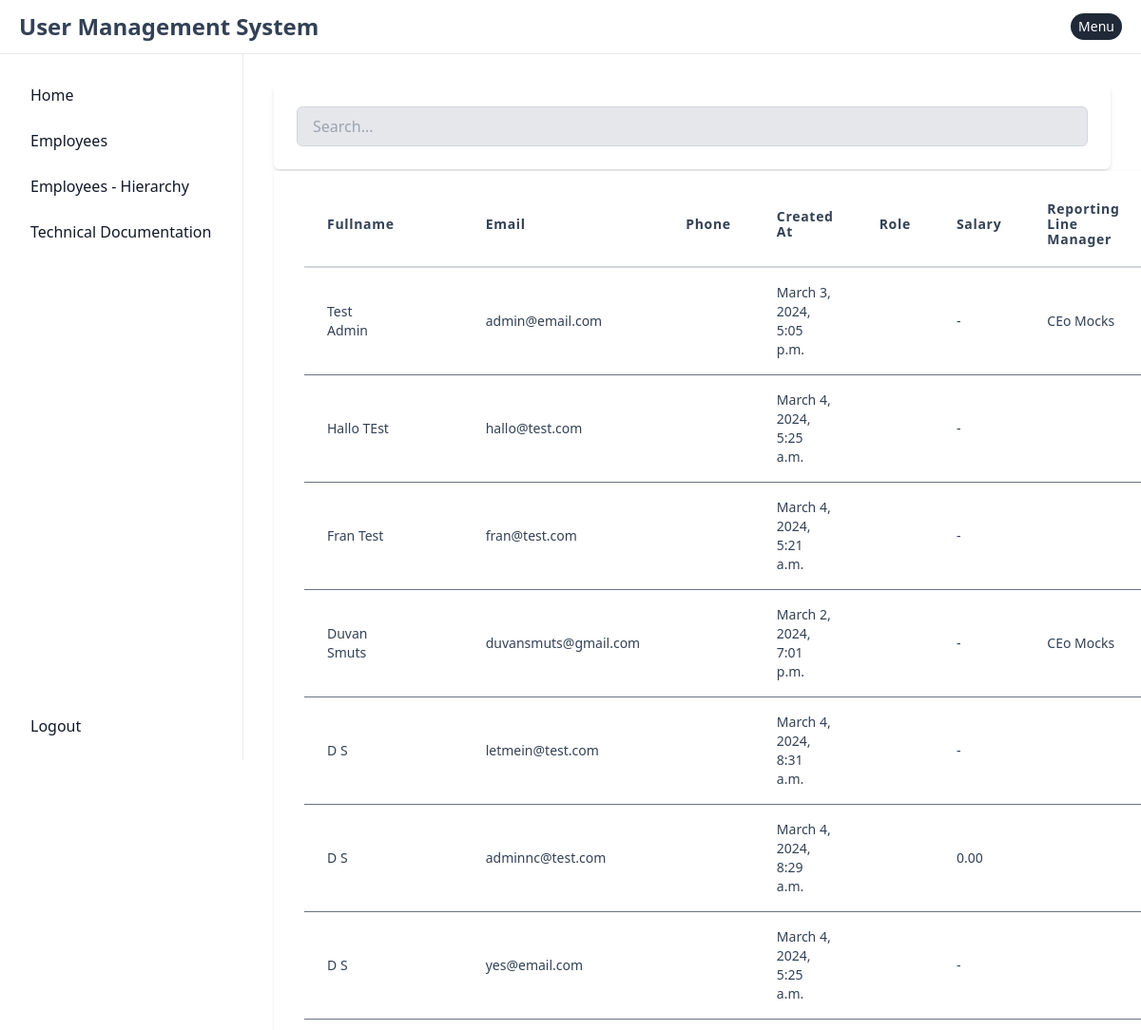
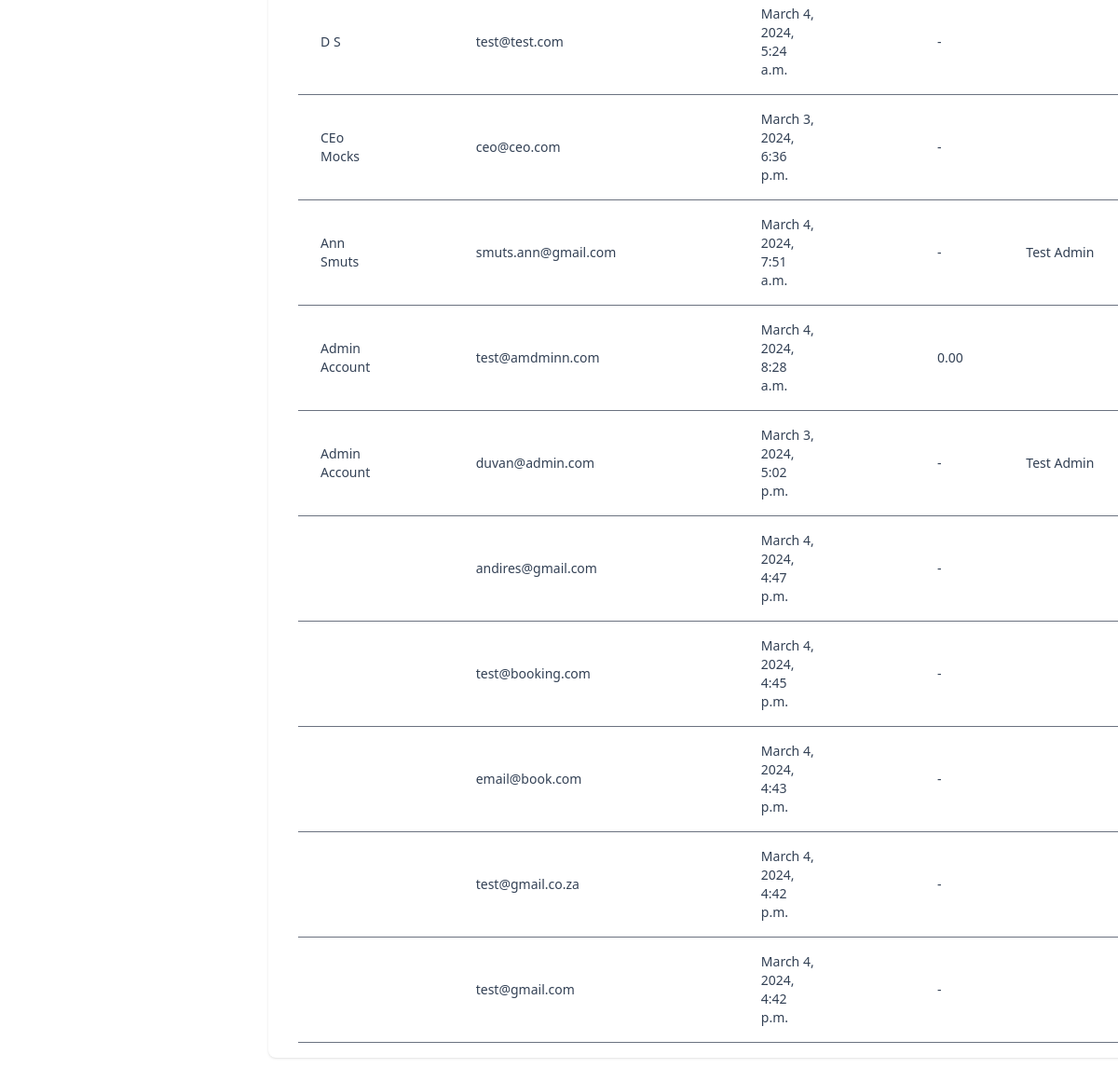
The app's page /user/list_user/ (signed in) with its own data (2 pictures, top to bottom).
### apps/admin/user/models.py (models this page shows, shortened)
class User(AuditFields, AbstractBaseUser, PermissionsMixin):
    reporting_line_manager = models.ForeignKey('self', on_delete=models.SET_NULL, null=True, blank=True, related_name='reports_to')
    email                  = models.EmailField(unique=True)
    first_name             = models.CharField(max_length=30, blank=True)
    last_name              = models.CharField(max_length=30, blank=True)
    contact_number         = models.CharField(max_length=30, blank=True)
    employee_number        = models.CharField(max_length=30, blank=True)
    hashed_email_gravatar  = models.CharField(max_length=250, blank=True)
    position               = models.IntegerField(choices=POSITION_CHOICES, blank=True, null=True)
    birth_date             = models.DateField(null=True, blank=True)
    is_active              = models.BooleanField(default=True)
    is_admin               = models.BooleanField(default=False)
    salary                 = models.DecimalField(verbose_name='Salary', default=0, max_digits=9, decimal_places=2)
    description            = models.TextField(max_length=300, blank=True, null=True)
    objects = UserManager()
    USERNAME_FIELD  = 'email'
    REQUIRED_FIELDS = []

### apps/system/user/read/views.py (the view)
# urls.py: path('list_user/',                  UserListIew.as_view(),       name='list_user'),
class UserListIew(LoginRequiredMixin, View):
    def get(self, request, *args, **kwargs):
        users = User.objects.all().order_by('-id')
        if users:
            process_lib.get_gravatar_images(users)
        return render(
            self.request,
            template_name = 'system/user/list/user_list.html',
            context       = {
                'users'          : users,
                'logged_in_user' : self.request.user.id,
                'admin_user'     : self.request.user.is_admin
            }
        )

### apps/system/user/read/lib/process.py (called while the page is built)
def get_gravatar_images(users: QuerySet) -> QuerySet:
    for user in users:
        if user.hashed_email_gravatar:
            continue
        email = user.email
        gravatar_exists = has_gravatar(user.email)
        if gravatar_exists:
            hashed_email = common_process_lib.sanitize_and_hash_email(email)
            user.hashed_email_gravatar = hashed_email
    return users

### templates/system/user/list/user_list.html (shortened to what this page needs)
{% extends 'base.html' %}
{% block content %}
<div class="mx-auto bg-white p-6 rounded-md shadow-md mb-0.5">
    <input id="searchInput" type="text"
        class="w-full px-4 py-2 bg-gray-200 focus:bg-white border border-gray-300 rounded-md outline-none"
        placeholder="Search...">
</div>
<div class="-my-2 py-2 overflow-x-auto sm:-mx-6 sm:px-6 lg:-mx-8 pr-10 lg:px-8">
    <div class="align-middle inline-block min-w-full shadow overflow-hidden bg-white shadow-dashboard px-8 pt-3 rounded-bl-lg rounded-br-lg">
        <table class="table min-w-full" id="employee_list_table">
            <thead>
                <tr>
                    <th class="px-6 py-3 border-b-2 border-gray-300 text-left text-sm leading-4 tracking-wider hover:bg-gray-100 cursor-pointer">Fullname</th>
                    <th class="px-6 py-3 border-b-2 border-gray-300"></th>
                    <th class="px-6 py-3 border-b-2 border-gray-300 text-left text-sm leading-4 tracking-wider hover:bg-gray-100 cursor-pointer">Email</th>
                    <th class="px-6 py-3 border-b-2 border-gray-300 text-left text-sm leading-4 tracking-wider hover:bg-gray-100 cursor-pointer">Phone</th>
                    <th class="px-6 py-3 border-b-2 border-gray-300 text-left text-sm leading-4 tracking-wider hover:bg-gray-100 cursor-pointer">Created At</th>
                    <th class="px-6 py-3 border-b-2 border-gray-300 text-left text-sm leading-4 tracking-wider hover:bg-gray-100 cursor-pointer">Role</th>
                    <th class="px-6 py-3 border-b-2 border-gray-300 text-left text-sm leading-4 tracking-wider hover:bg-gray-100 cursor-pointer">Salary</th>
                    <th class="px-6 py-3 border-b-2 border-gray-300 text-left text-sm leading-4 tracking-wider hover:bg-gray-100 cursor-pointer">Reporting Line Manager</th>
                </tr>
            </thead>
            <tbody class="bg-white">
                {% for user in users %}
                    <tr>
                        <td class="px-6 py-4 whitespace-no-wrap border-b border-gray-500">
                            <div class="text-sm leading-5">{{ user.first_name }} {{ user.last_name }}</div>
                        </td>
                        <td class="px-6 py-4 whitespace-no-wrap border-b border-gray-500">
                        </td>
                        <td class="px-6 py-4 whitespace-no-wrap border-b border-gray-500 text-sm leading-5">{{ user.email }}</td>
                        <td class="px-6 py-4 whitespace-no-wrap border-b border-gray-500 text-sm leading-5">{{ user.contact_number }}</td>
                        <td class="px-6 py-4 whitespace-no-wrap border-b border-gray-500 text-sm leading-5">{{ user.created_at }}</td>
                        <td class="px-6 py-4 whitespace-no-wrap border-b border-gray-500 text-sm leading-5">{{ user.get_role_display }}</td>
                        {% if user.is_admin %}
                            <td class="px-6 py-4 whitespace-no-wrap border-b border-gray-500 text-sm leading-5">{{ user.salary }}</td>
                        {% else %}
                            <td class="px-6 py-4 whitespace-no-wrap border-b border-gray-500 text-sm leading-5">-</td>
                        {% endif %}
                        <td class="px-6 py-4 whitespace-no-wrap border-b border-gray-500 text-sm leading-5">{{ user.reporting_line_manager.first_name }} {{ user.reporting_line_manager.last_name }}</td>
                    </tr>
                {% endfor %}
            </tbody>
        </table>
    </div>
</div>
{% endblock content %}

### records on screen
User: email "andires@gmail.com", created_at "March 4, 2024, 4:47 p.m."
User: email "test@booking.com", created_at "March 4, 2024, 4:45 p.m."
User: email "email@book.com", created_at "March 4, 2024, 4:43 p.m."
User: email "test@gmail.co.za", created_at "March 4, 2024, 4:42 p.m."
User: email "test@gmail.com", created_at "March 4, 2024, 4:42 p.m."
User: first_name "D", last_name "S", email "letmein@test.com", created_at "March 4, 2024, 8:31 a.m."
User: first_name "D", last_name "S", email "adminnc@test.com", created_at "March 4, 2024, 8:29 a.m.", salary "0.00"
User: first_name "Admin", last_name "Account", email "test@amdminn.com", created_at "March 4, 2024, 8:28 a.m.", salary "0.00"
User: first_name "Ann", last_name "Smuts", email "smuts.ann@gmail.com", created_at "March 4, 2024, 7:51 a.m.", reporting_line_manager.first_name "Test", reporting_line_manager.last_name "Admin"
User: first_name "D", last_name "S", email "yes@email.com", created_at "March 4, 2024, 5:25 a.m."
User: first_name "Hallo", last_name "TEst", email "hallo@test.com", created_at "March 4, 2024, 5:25 a.m."
User: first_name "D", last_name "S", email "test@test.com", created_at "March 4, 2024, 5:24 a.m."
User: first_name "Fran", last_name "Test", email "fran@test.com", created_at "March 4, 2024, 5:21 a.m."
User: first_name "CEo", last_name "Mocks", email "ceo@ceo.com", created_at "March 3, 2024, 6:36 p.m."
User: first_name "Test", last_name "Admin", email "admin@email.com", created_at "March 3, 2024, 5:05 p.m.", reporting_line_manager.first_name "CEo", reporting_line_manager.last_name "Mocks"
User: first_name "Admin", last_name "Account", email "duvan@admin.com", created_at "March 3, 2024, 5:02 p.m.", reporting_line_manager.first_name "Test", reporting_line_manager.last_name "Admin"
User: first_name "Duvan", last_name "Smuts", email "duvansmuts@gmail.com", created_at "March 2, 2024, 7:01 p.m.", reporting_line_manager.first_name "CEo", reporting_line_manager.last_name "Mocks"
